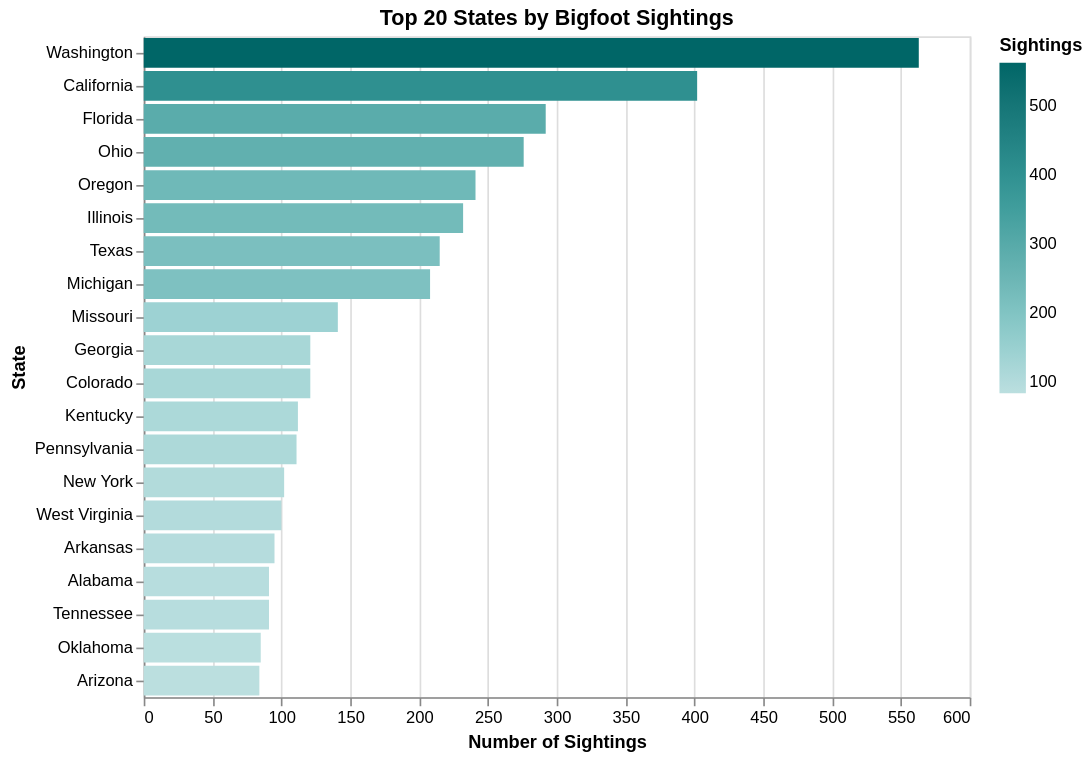

Notebook source saved alongside this figure:
### Code cell
# Count sightings per state and take top 20
state_counts = (
    df['state']
    .value_counts()
    .reset_index()
    .rename(columns={'index': 'state', 'state': 'count'})
    .head(20)
)

# Rename columns clearly
state_counts.columns = ['state', 'count']

plot1 = alt.Chart(state_counts).mark_bar().encode(
    x=alt.X('count:Q', title='Number of Sightings'),
    y=alt.Y('state:N', sort='-x', title='State'),
    color=alt.Color(
        'count:Q',
        scale=alt.Scale(scheme='teals'),
        title='Sightings'
    ),
    tooltip=['state:N', 'count:Q']
).properties(
    title='Top 20 States by Bigfoot Sightings',
    width=500,
    height=400
)

plot1

### Figure 1 — Vega-Lite specification as saved in the notebook (floating-point values rounded to 4 significant figures)
{"config": {"view": {"continuousWidth": 300, "continuousHeight": 300}}, "data": {"name": "data-8d35c4ac4c1ea8dbed827cdbdb50184a"}, "mark": {"type": "bar"}, "encoding": {"color": {"field": "count", "scale": {"scheme": "teals"}, "title": "Sightings", "type": "quantitative"}, "tooltip": [{"field": "state", "type": "nominal"}, {"field": "count", "type": "quantitative"}], "x": {"field": "count", "title": "Number of Sightings", "type": "quantitative"}, "y": {"field": "state", "sort": "-x", "title": "State", "type": "nominal"}}, "height": 400, "title": "Top 20 States by Bigfoot Sightings", "width": 500, "$schema": "https://vega.github.io/schema/vega-lite/v5.20.1.json", "datasets": {"data-8d35c4ac4c1ea8dbed827cdbdb50184a": [{"state": "Washington", "count": 563}, {"state": "California", "count": 402}, {"state": "Florida", "count": 292}, {"state": "Ohio", "count": 276}, {"state": "Oregon", "count": 241}, {"state": "Illinois", "count": 232}, {"state": "Texas", "count": 215}, {"state": "Michigan", "count": 208}, {"state": "Missouri", "count": 141}, {"state": "Georgia", "count": 121}, {"state": "Colorado", "count": 121}, {"state": "Kentucky", "count": 112}, {"state": "Pennsylvania", "count": 111}, {"state": "New York", "count": 102}, {"state": "West Virginia", "count": 100}, {"state": "Arkansas", "count": 95}, {"state": "Alabama", "count": 91}, {"state": "Tennessee", "count": 91}, {"state": "Oklahoma", "count": 85}, {"state": "Arizona", "count": 84}]}}
